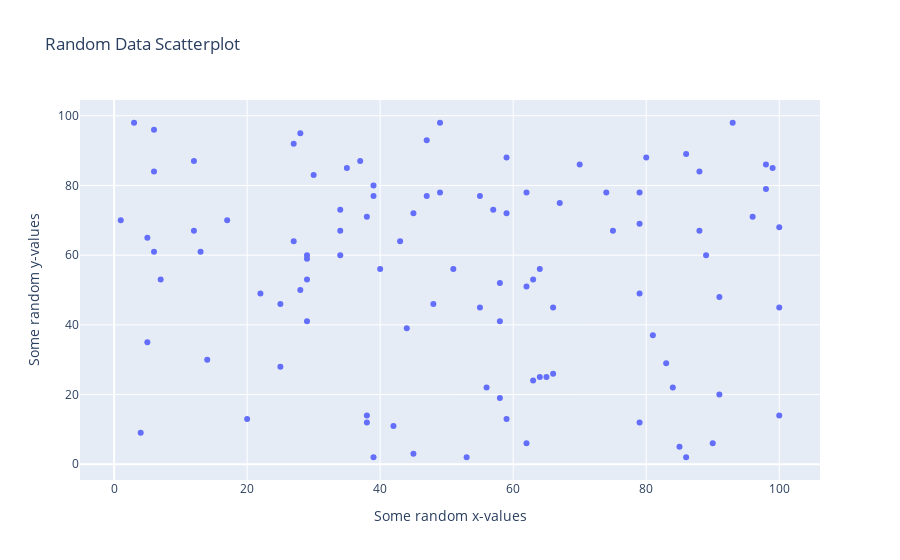

Notebook code for this chart:
### Code cell
fig = go.Figure(data=data, layout=layout)
fig.show()

### Figure 1 — Plotly figure (JSON) as saved in the notebook; plotly's stock layout.template omitted (floating-point values rounded to 4 significant figures)
{"data": [{"mode": "markers", "type": "scatter", "x": [39, 7, 84, 6, 56, 83, 14, 30, 44, 49, 5, 3, 29, 25, 4, 53, 93, 22, 13, 43, 47, 79, 79, 88, 88, 100, 65, 100, 79, 38, 62, 37, 27, 80, 28, 40, 39, 47, 42, 98, 12, 63, 57, 29, 66, 49, 12, 38, 66, 27, 96, 34, 58, 59, 59, 100, 20, 38, 91, 34, 91, 90, 45, 81, 29, 28, 99, 70, 39, 45, 29, 62, 1, 51, 67, 34, 55, 48, 98, 62, 75, 35, 74, 64, 59, 17, 85, 25, 58, 64, 6, 63, 86, 86, 89, 79, 5, 58, 6, 55], "y": [80, 53, 22, 61, 22, 29, 30, 83, 39, 78, 35, 98, 41, 28, 9, 2, 98, 49, 61, 64, 93, 12, 69, 84, 67, 14, 25, 68, 49, 14, 6, 87, 92, 88, 50, 56, 77, 77, 11, 86, 67, 24, 73, 60, 45, 98, 87, 12, 26, 64, 71, 67, 19, 88, 13, 45, 13, 71, 48, 60, 20, 6, 3, 37, 53, 95, 85, 86, 2, 72, 59, 78, 70, 56, 75, 73, 77, 46, 79, 51, 67, 85, 78, 25, 72, 70, 5, 46, 52, 56, 96, 53, 2, 89, 60, 78, 65, 41, 84, 45]}], "layout": {"hovermode": "closest", "title": {"text": "Random Data Scatterplot"}, "xaxis": {"title": {"text": "Some random x-values"}}, "yaxis": {"title": {"text": "Some random y-values"}}}}
